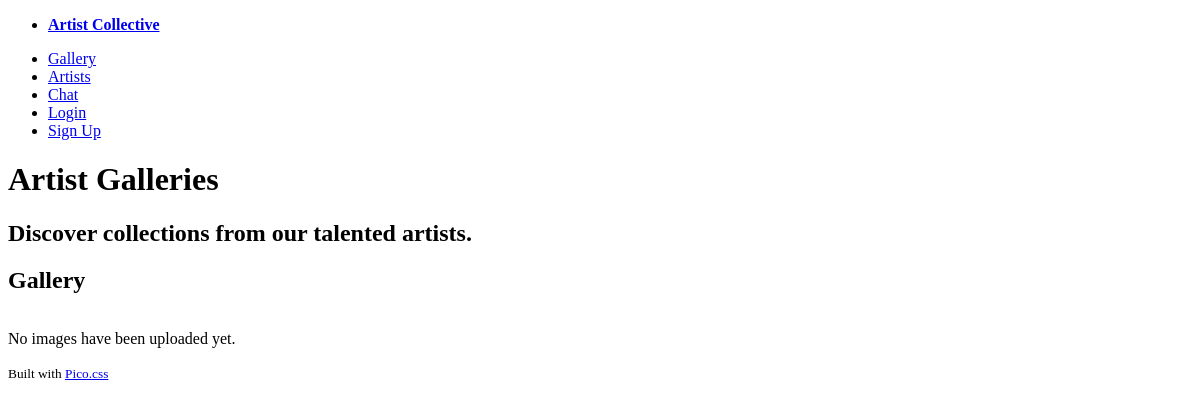
The app's page /gallery/, older data.
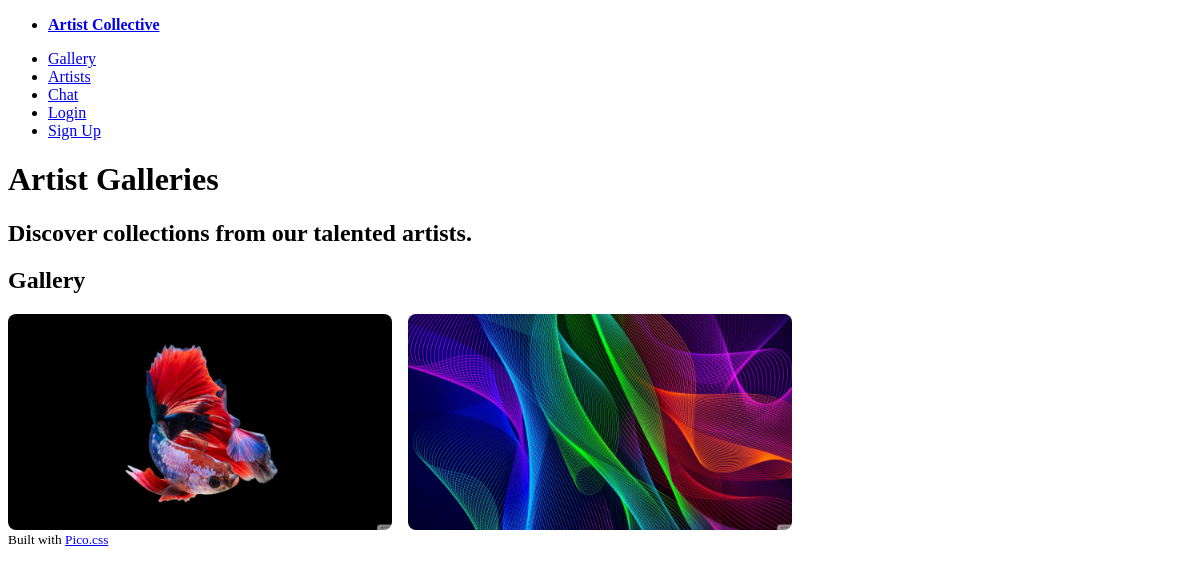
The same page, newer data.
### gallery/models.py (models this page shows, shortened)
class Image(models.Model):
    title = models.CharField(max_length=100)
    image = models.ImageField(upload_to='images/')
    user = models.ForeignKey(User, on_delete=models.CASCADE)
    def get_absolute_url(self):
        return reverse('gallery:image_detail', kwargs={'pk': self.pk})

### gallery/views.py (the view)
# urls.py: path('', views.image_list, name='image_list'),
def image_list(request):
    all_images = Image.objects.all().order_by('-id')
    paginator = Paginator(all_images, 6)
    page_number = request.GET.get('page')
    page_obj = paginator.get_page(page_number)
    return render(request, 'gallery/image_list.html', {'page_obj': page_obj})

### gallery/templates/gallery/image_list.html (shortened to what this page needs)
{% extends 'base.html' %}
{% block content %}
<hgroup>
    <h1>Artist Galleries</h1>
    <h2>Discover collections from our talented artists.</h2>
</hgroup>
    <header><h2>Gallery</h2></header>
    <div class="image-grid">
        {% for image in page_obj %}
            <a href="{{ image.get_absolute_url }}">
                <figure class="thumbnail-container">
                    <img src="{{ image.image.url }}" alt="{{ image.title }}">
                </figure>
            </a>
        {% empty %}
            <p>No images have been uploaded yet.</p>
        {% endfor %}
    </div>
{% endblock %}

### templates/base.html (shortened to what this page needs)
{% load static %}
<!DOCTYPE html>
<html lang="en" data-theme="light">
<head>
    <link rel="stylesheet" href="https://cdn.jsdelivr.net/npm/@picocss/pico@1.5.10/css/pico.min.css">
    <link rel="stylesheet" href="https://cdn.jsdelivr.net/npm/@splidejs/splide@4.1.4/dist/css/splide.min.css">
    <link rel="stylesheet" href="{% static 'css/custom.css' %}">
</head>
<body>
    <nav class="container-fluid">
        <ul>
            <li><strong><a href="{% url 'landing:home' %}">Artist Collective</a></strong></li>
        </ul>
        <ul>
            {% if user.is_authenticated %}
            <li><a href="{% url 'gallery:image_list' %}">Gallery</a></li>
            <li><a href="{% url 'gallery:gallery_list' %}">Artists</a></li>
            <li><a href="{% url 'chat:room_list' %}">Chat</a></li>
            <li><a href="{% url 'gallery:user_image_list' user.username %}">My Images</a></li>
            <li><a href="{% url 'gallery:upload_image' %}">Upload</a></li>
            <li>
                <form action="{% url 'landing:logout' %}" method="post" style="margin-bottom: 0;">
                    {% csrf_token %}
                    <button type="submit" class="pico-link-button">Logout</button>
                </form>
            </li>
            {% else %}
            <li><a href="{% url 'gallery:image_list' %}">Gallery</a></li>
            <li><a href="{% url 'gallery:gallery_list' %}">Artists</a></li>
            <li><a href="{% url 'chat:room_list' %}">Chat</a></li>
            <li><a href="{% url 'landing:login' %}">Login</a></li>
            <li><a href="{% url 'landing:signup' %}">Sign Up</a></li>
            {% endif %}
        </ul>
    </nav>
    <main class="container">
        {% block content %}
        {% endblock %}
    </main>
    <footer class="container">
        <small>Built with <a href="https://picocss.com/">Pico.css</a></small>
    </footer>
</body>
</html>

### static/css/custom.css (style rules this page uses)
:root { color-scheme: dark light; --pico-primary: #ffffff; --pico-primary-inverse: #000000; --pico-border-radius: 0.5rem; }
main .image-grid { display: grid; grid-template-columns: repeat(3, 1fr); gap: 1rem; }
.image-grid .thumbnail-container { width: 100%; aspect-ratio: 16 / 9; overflow: hidden; border-radius: var(--pico-border-radius); margin: 0; }
.image-grid .thumbnail-container img { width: 100%; height: 100%; object-fit: cover; }

### templates/base.html (style rules this page uses)
main .image-grid { display: grid; grid-template-columns: repeat(3, 1fr); gap: 1rem; }
.image-grid .thumbnail-container { width: 100%; aspect-ratio: 16 / 9; overflow: hidden; border-radius: var(--pico-border-radius); margin: 0; }
.image-grid .thumbnail-container img { width: 100%; height: 100%; object-fit: cover; }

Row changes from the older to the newer data that the page shows:
added Image: image (picture)
added Image: image (picture)
Text that changed along with them:
text no longer shown: "No images have been uploaded yet."
